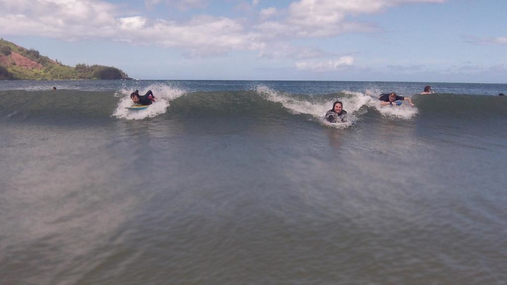
#> input picture Seam Carving using Dynamic Programming/HJoceanSmall.png, 507 x 285 px
$ python seam.py   (Python 2 division)
#> lines starting #> are read from the running program, lines starting #| are printed output that depends on the picture; after the words box and inside, x2 and y2 are one past the last pixel; in counts of white or black regions, pixels touching at a corner belong together
from pylab import *
from skimage import img_as_float


def dual_gradient_energy(img):
    """
    >>> dual_gradient_energy(img_as_float(imread("test.jpg")))
    array([[ 0.00596694,  0.02738947,  0.00788927],
           [ 0.00596694,  0.02965013,  0.00904268]])
    """
    # Function for calculating energy of each pixel
    h, w = img.shape[:2]
    energy = zeros((h, w))
    for i in range(0, w):
        for j in range(0, h):
            # Calculate the energy of each pixel
            xlow = i - 1
            xhigh = i + 1
            ylow = j - 1
            yhigh = j + 1
            if i == 0:
                # when it is first row difference need to be calculated with reference to last row
                xlow = w - 1
            if i == w - 1:
                # when it is last row difference need to be calculated with reference to first row
                xhigh = 0
            if j == 0:
                # when it is first column difference need to be calculated with reference to last column
                ylow = h - 1
            if j == h - 1:
                # when it is last column difference need to be calculated with reference to first column
                yhigh = 0
            ry = (img[yhigh, i, 0] - img[ylow, i, 0]) ** 2
            gy = (img[yhigh, i, 1] - img[ylow, i, 1]) ** 2
            by = (img[yhigh, i, 2] - img[ylow, i, 2]) ** 2
            rx = (img[j, xhigh, 0] - img[j, xlow, 0]) ** 2
            gx = (img[j, xhigh, 1] - img[j, xlow, 1]) ** 2
            bx = (img[j, xhigh, 2] - img[j, xlow, 2]) ** 2
            energy[j, i] = rx + gx + bx + ry + gy + by
    return energy


def find_cost(img):
    """
    >>> find_cost(img_as_float(imread("test.jpg")))
    (array([[ 0.00596694,  0.02738947,  0.00788927],
           [ 0.01193387,  0.03561707,  0.01693195]]), array([[ 0.00596694,  0.02738947,  0.00788927],
           [ 0.00596694,  0.02965013,  0.00904268]]))
    """
    # function for finding seam
    energy_arr = dual_gradient_energy(img)
    h, w = img.shape[:2]
    costs = zeros((h, w))
    for x in range(0, w):
        costs[0, x] = energy_arr[0, x]

    for y in range(1, h):
        for x in range(0, w):
            if x == 0:
                costs[y, x] = minimum(costs[y - 1, x], costs[y - 1, x + 1])
            elif x == w - 1:
                costs[y, x] = minimum(costs[y - 1, x], costs[y - 1, x - 1])
            else:
                min_cost = minimum(costs[y - 1, x], costs[y - 1, x + 1])
                costs[y, x] = minimum(min_cost, costs[y - 1, x - 1])
            costs[y, x] = energy_arr[y, x] + costs[y, x]
    return costs, energy_arr


def find_seam(img):
    """
    >>> find_seam(img_as_float(imread("test.jpg")))
    [(1, 0), (0, 0)]
    """
    costs, energy_arr = find_cost(img)
    h, w = img.shape[:2]
    # finding the seam with lowest energy
    min_seam = []
    min_val = inf
    min_pos = -1
    for x in range(0, w):
        if costs[h - 1, x] < min_val:
            min_val = costs[h - 1, x]
            min_pos = x

    # Tracing the seam from bottom to the top
    pos = (h - 1, min_pos)
    min_seam.append(pos)
    while pos[0] != 0:
        next_node_cost = costs[pos] - energy_arr[pos]
        y, x = pos
        if x == 0:
            if next_node_cost == costs[y - 1, x + 1]:
                pos = (y - 1, x + 1)
            else:
                pos = (y - 1, x)
        elif x < w - 1:
            if next_node_cost == costs[y - 1, x + 1]:
                pos = (y - 1, x + 1)
            elif next_node_cost == costs[y - 1, x]:
                pos = (y - 1, x)
            else:
                pos = (y - 1, x - 1)
        else:
            if next_node_cost == costs[y - 1, x]:
                pos = (y - 1, x)
            else:
                pos = (y - 1, x - 1)
        min_seam.append(pos)
    return min_seam


def plot_seam(img, seam):
    """
    >>> plot_seam(img_as_float(imread("test.jpg")), [(1, 0), (0, 0)])
    array([[[  2.55000000e+02,   2.55000000e+02,   2.55000000e+02],
            [  6.66666667e-02,   6.27450980e-02,   4.31372549e-02],
            [  1.05882353e-01,   1.09803922e-01,   9.01960784e-02]],
    <BLANKLINE>
           [[  2.55000000e+02,   2.55000000e+02,   2.55000000e+02],
            [  3.60784314e-01,   3.56862745e-01,   3.37254902e-01],
            [  4.00000000e-01,   4.03921569e-01,   3.84313725e-01]]])
    """
    # Plotting seam on the image
    plot_image = img.copy()
    for pixel in seam:
        plot_image[pixel] = 255
    return plot_image


def remove_seam(img, seam):
    """
    >>> remove_seam(img_as_float(imread("test.jpg")), [(1, 0), (0, 0)])
    array([[[ 0.06666667,  0.0627451 ,  0.04313725],
            [ 0.10588235,  0.10980392,  0.09019608]],
    <BLANKLINE>
           [[ 0.36078431,  0.35686275,  0.3372549 ],
            [ 0.4       ,  0.40392157,  0.38431373]]])
    """
    h, w = img.shape[:2]
    new_img = zeros((h, w - 1, 3))
    for y in range(0, h):
        index = 0
        for x in range(0, w):
            if (y, x) not in seam:
                new_img[y, index] = img[y, x]
                index += 1
    return new_img


def main():
    img = imread("HJoceanSmall.png")
#> img is the input picture: shape (285, 507, 3) float32; mean R, G, B 0.5, 0.502, 0.545
    img = img_as_float(img)
    h, w = img.shape[:2]
#> h = 285; w = 507
    print "Initial Image Size: ", h, " x ", w
#| Initial Image Size:  285  x  507
    figure()
    gray()
    subplot(1, 3, 1)
    imshow(img)
    title('Original Image')
    seam = find_seam(img)
#> after the loop in dual_gradient_energy, `for i in range(0, w):`:
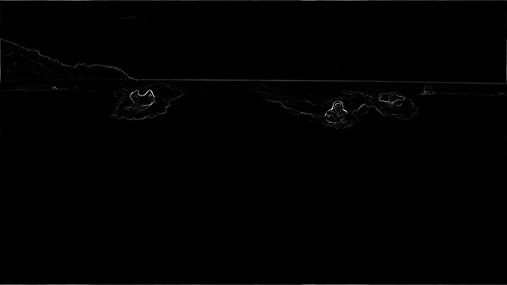
#> energy: shape (285, 507) float64; min 0, max 2.17, mean 0.0113; drawn with min black and max white
#> after the loop in find_cost, `for y in range(1, h):`:
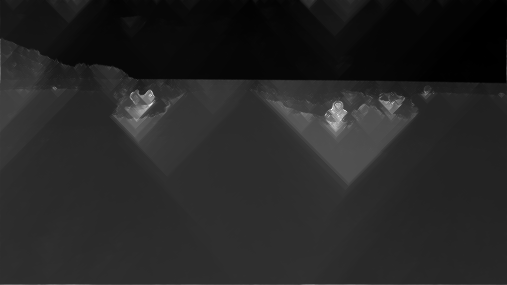
#> costs: shape (285, 507) float64; min 0.239, max 3.28, mean 0.689; drawn with min black and max white
#> the loop in find_seam, `for x in range(0, w):` made 507 passes
#> min_val on passes 1, 26, 27, 29, 30, 31, 32, 33, 34, 93, 94, 96: 1.3, 1.3, 1.29, 1.28, 1.25, 1.24, 1.23, 1.23, 1.22, 1.2, 1.19, 1.17
#> after the loop in find_seam, `for x in range(0, w):`: min_pos = 500; min_val = 0.925
#> in find_seam, `pos = (h - 1, min_pos)`: pos = (284, 500)
#> the loop in find_seam, `while pos[0] != 0:` made 284 passes
#> (next_node_cost, y, x, pos) on passes 1 to 12: (0.72, 284, 500, (283, 500)), (0.719, 283, 500, (282, 499)), (0.719, 282, 499, (281, 499)), (0.718, 281, 499, (280, 498)), (0.714, 280, 498, (279, 497)), (0.713, 279, 497, (278, 497)), (0.712, 278, 497, (277, 496)), (0.711, 277, 496, (276, 495)), (0.71, 276, 495, (275, 494)), (0.709, 275, 494, (274, 493)), (0.708, 274, 493, (273, 492)), (0.707, 273, 492, (272, 492))
#> after the loop in find_seam, `while pos[0] != 0:`: min_seam = 285 pairs, first value 0 to 284, second value 468 to 500
#> seam has the same summary as min_seam in find_seam
    plot_image = plot_seam(img, seam)
#> the loop in plot_seam, `for pixel in seam:` made 285 passes
#> pixel on passes 1 to 3: (284, 500), (283, 500), (282, 499)
#> after the loop in plot_seam, `for pixel in seam:`:
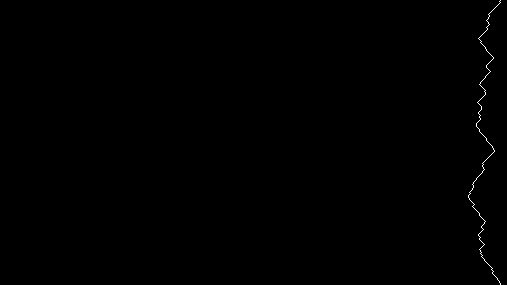
#> plot_image: shape (285, 507, 3) float32; 0.2% of pixels changed, all inside (x1, y1, x2, y2) = (468, 0, 501, 285)
    subplot(1, 3, 2)
    imshow(plot_image)
    title('Intermediate Plot Image')
    new_image = remove_seam(img, seam)
    h, w = new_image.shape[:2]
#> w = 506
    print "Final Image Size: ", h, " x ", w
#| Final Image Size:  285  x  506
    subplot(1, 3, 3)
    imshow(new_image)
    title('Final Image')
    show()
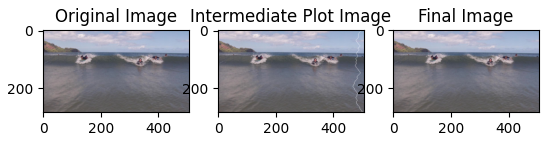
#> figure drawn by matplotlib, 3 panels


if __name__ == '__main__':
    main()
